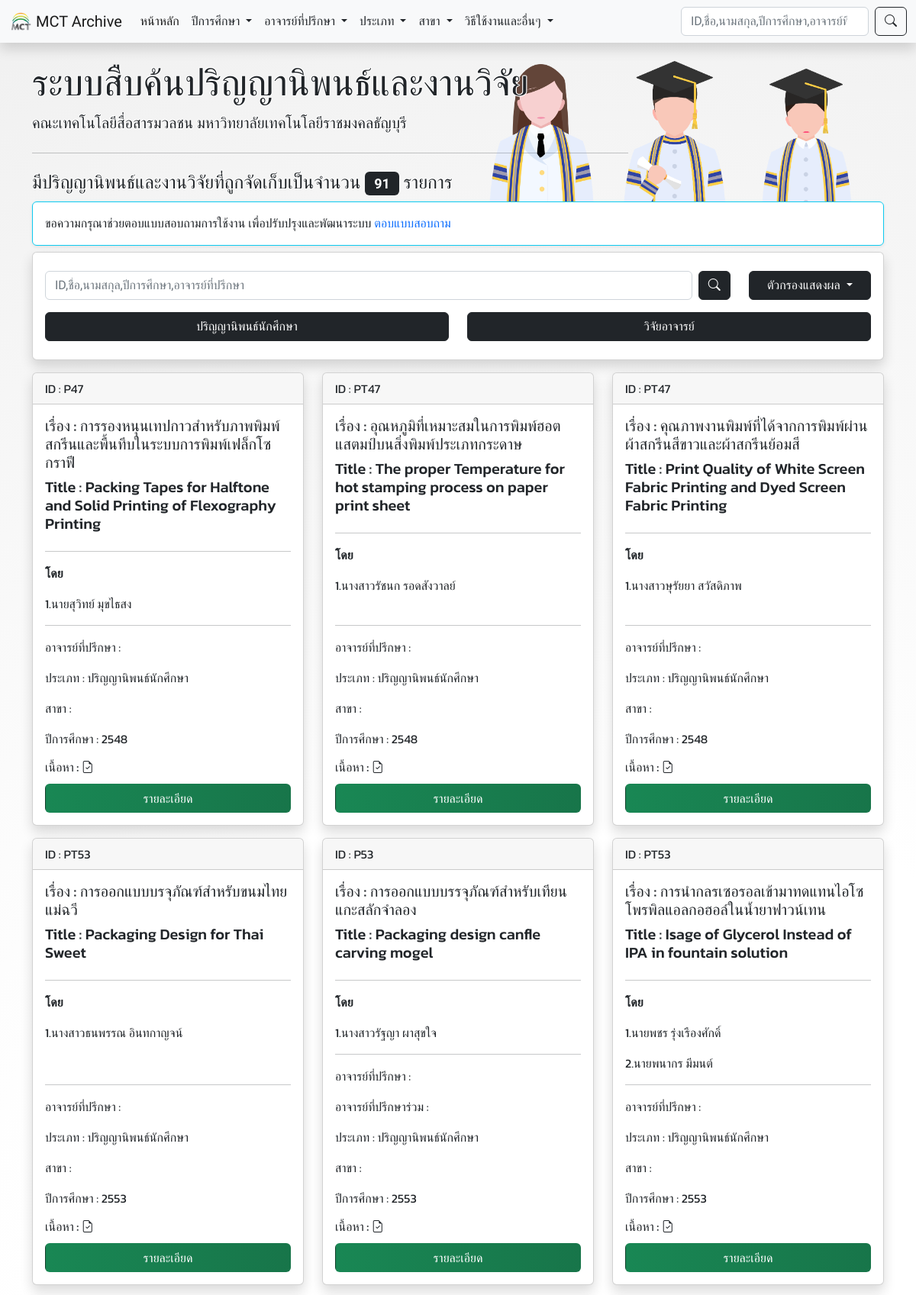
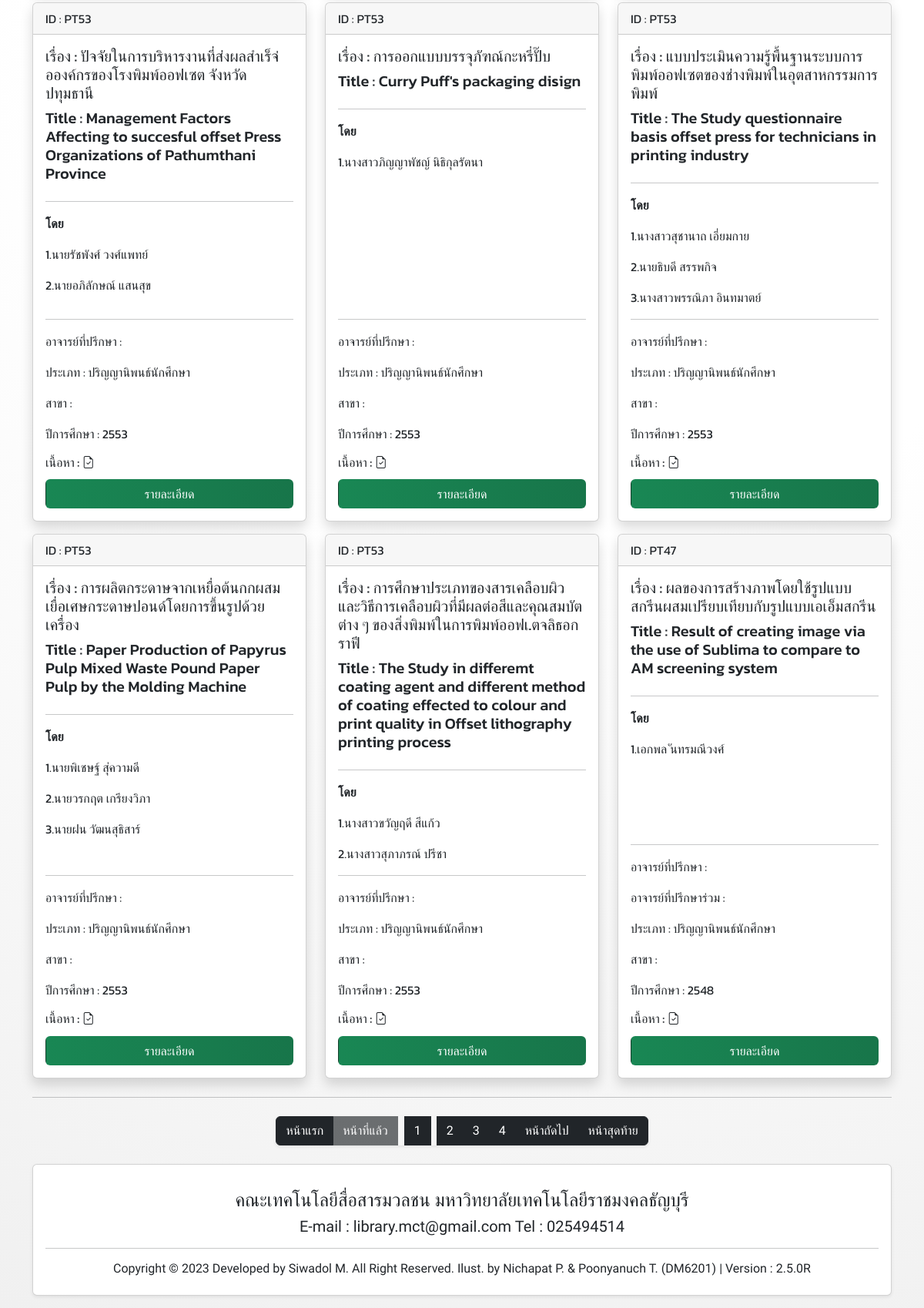
The app's page /, older data (2 pictures, top to bottom).
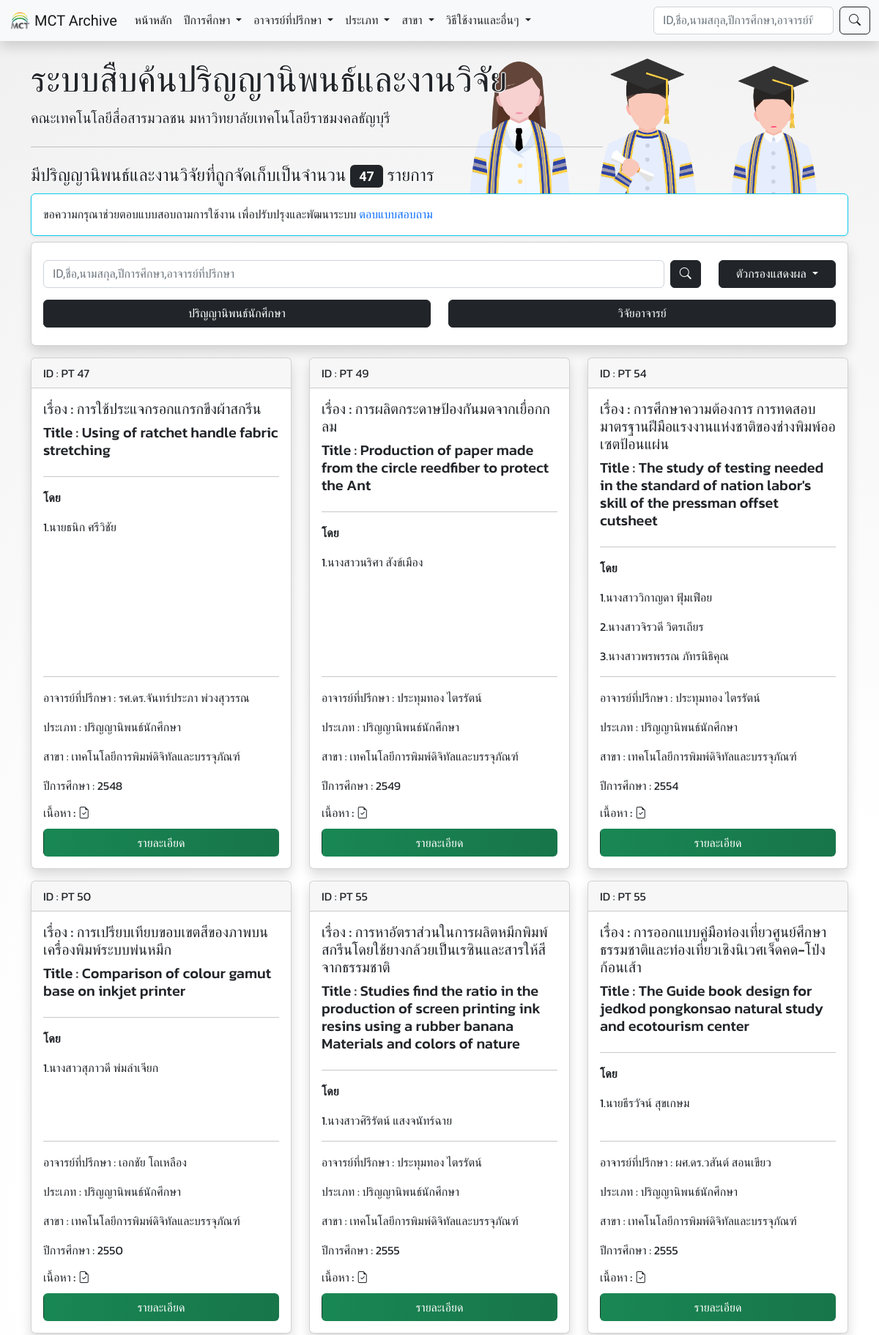
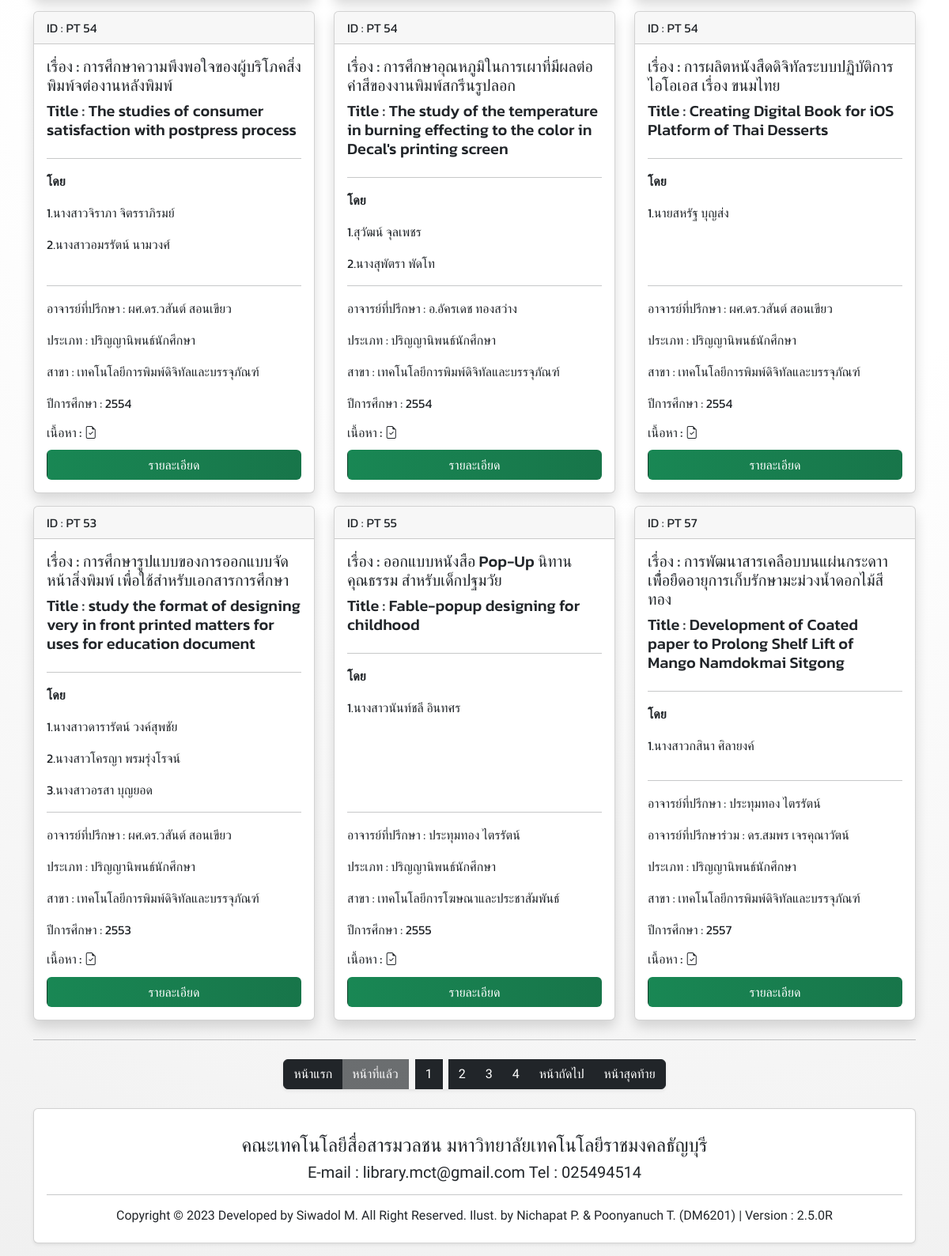
The same page, newer data (2 pictures, top to bottom).
### tables this page shows
CREATE TABLE `mctarchive` (
  `system_id` int(10) NOT NULL COMMENT 'system ref ID of thesis',
  `id` varchar(10) NOT NULL,
  `std1` varchar(100) DEFAULT NULL,
  `std2` varchar(100) DEFAULT NULL,
  `std3` varchar(100) DEFAULT NULL,
  `std4` varchar(100) DEFAULT NULL,
  `std5` varchar(100) DEFAULT NULL,
  `std6` varchar(100) DEFAULT NULL,
  `thainame` varchar(300) DEFAULT NULL,
  `engname` varchar(300) DEFAULT NULL,
  `teacher` int(10) DEFAULT NULL,
  `co_teacher` int(10) DEFAULT NULL,
  `sec` varchar(4) DEFAULT NULL,
  `branch` int(10) DEFAULT NULL,
  `type_doc` varchar(100) NOT NULL,
  `website` int(1) DEFAULT 0,
  `video` varchar(200) DEFAULT NULL,
  `pdf` varchar(200) DEFAULT NULL,
  `fileZip` varchar(100) DEFAULT NULL,
  `audio` varchar(200) DEFAULT NULL,
  `yt_link` varchar(100) DEFAULT NULL,
  `site_url` varchar(100) DEFAULT NULL,
  `add_by` int(10) DEFAULT NULL,
  `add_date` timestamp NOT NULL DEFAULT current_timestamp()
);

CREATE TABLE `teacher` (
  `teacher_id` int(10) NOT NULL,
  `teacherName` varchar(100) NOT NULL,
  `date` date NOT NULL DEFAULT current_timestamp(),
  `branch` int(10) DEFAULT NULL
);

CREATE TABLE `branch` (
  `branch_id` int(10) NOT NULL,
  `branchName` varchar(100) NOT NULL
);

### topiccard.php (the view, shortened to what the changed rows need)
<?php
while($all = mysqli_fetch_array($result_all)) {
  echo '<div class="col-sm-12 col-md-6 col-lg-4 mt-3">';
  echo '<div class="card w-100 h-100 card-font-1 shadow" data-aos="fade-up" data-aos-duration="690">';
  echo '<div class="card-header">';
  echo 'ID : '.$all["id"];
  echo '</div>';
  echo '<div class="card-body d-flex flex-column">';
  echo '<h5 class="card-title">'.'เรื่อง : '.$all["thainame"].'</h5>';
  if (empty($all["engname"] == false)) {
    echo '<h5 class="text-dark">'.'Title : '.$all["engname"].'</h5>';
  } else {echo '<h5 class="card-title">'.'Title : - '.'</h5>';}
  echo '<hr><p class="fw-bold">โดย</p>';
  echo '<p>'.'1.'.$all["std1"].'</p>';
  if (empty($all["std2"] == false)) {
    echo '<p>'.'2.'.$all["std2"].'</p>';
  }
  if (empty($all["std3"] == false)) {
    echo '<p>'.'3.'.$all["std3"].'</p>';
  }
  echo '<hr class="mt-auto">';
  if ($all["type_doc"] == "1") {
    echo '<p class="card-text">อาจารย์ที่ปรึกษา : '.$all["mainTn"].'</p>';
    if(!empty($all["co_teacher"])){
    echo '<p class="card-text">อาจารย์ที่ปรึกษาร่วม : '.$all["coTn"].'</p>';
    }
    echo '<p class="card-text">ประเภท : ปริญญานิพนธ์นักศึกษา</p>';
  }else {
    echo '<p class="card-text">ประเภท : วิจัยอาจารย์</p>';
  }
  echo '<p class="card-text">สาขา : '.$all["branchName"].'</p>';
  echo '<p class="card-text">ปีการศึกษา : '.$all["sec"].'</p>';
  echo '<h6 class="card-text">เนื้อหา : ';
  if (empty($all["pdf"] == false)) {
    echo '<i class="bi bi-file-earmark-check" data-bs-toggle="tooltip" data-bs-placement="top" title="PDF"></i>';
  };
  echo '</h6>';
  echo '<a href="view.php?id='.$all["system_id"].'" class="btn btn_clickToView text-white mt-1">รายละเอียด</a>';
  echo '</div>';
  echo '</div>';
  echo '</div>';
};
 ?>

### index.php (shortened to what the changed rows need)
<?php
$json_data = readSettingJSON2MainPage();
extract($json_data);
?>
<!DOCTYPE html>
<html lang="en" dir="ltr">
  <head>
    <link rel="stylesheet" href="bootstrap5\css\bootstrap.min.css">
    <link rel="stylesheet" href="custom\sicustom.css">
    <link rel="stylesheet" href="custom\loginPage.css">
    <link rel="stylesheet" href="custom\aos.css">
    <link rel="stylesheet" href="https://cdn.jsdelivr.net/npm/bootstrap-icons@1.4.1/font/bootstrap-icons.css">
  </head>
  <body>
 <?php
 include'navbar.php';
 $result = $conn->query("SELECT id FROM mctarchive ORDER BY id");
 $row_cnt = $result->num_rows;
  ?>
   <div class="container">
     <div class="row">
      <div class="col-12">
        <div class="jumbotron jumbotron_site mainjum mainvector mt-4">
  <h2 class="display-5"><?php echo $v_websiteName;?></h2>
  <h4 class="">มีปริญญานิพนธ์และงานวิจัยที่ถูกจัดเก็บเป็นจำนวน <span class="badge bg-dark text-while no-text-outline"> <?php echo "$row_cnt"; ?></span> รายการ</h4>
</div>
      </div>
     </div>
    <div class="row" id="kokodayo" name="kokodayo">
      <?php
      if (isset($_GET["page"]) AND !empty($_GET["page"])) {
        $page_default = intval($_GET["page"]);
      }else {
        $page_default = 1;
      }
      $no_of_records_per_page = 12;
      $offset = ($page_default-1) * $no_of_records_per_page;
      $sql_all = "SELECT * , mT.teacherName AS mainTn , cT.teacherName AS coTn FROM mctarchive
      LEFT JOIN teacher AS mT ON mctarchive.teacher = mT.teacher_id
      LEFT JOIN teacher AS cT ON mctarchive.co_teacher = cT.teacher_id
      LEFT JOIN branch ON mctarchive.branch = branch.branch_id
        ORDER BY add_date DESC LIMIT $offset, $no_of_records_per_page ";
      $result_all = mysqli_query($conn, $sql_all);
      include'topiccard.php';
            ?>
   </div>
  </body>
</html>

Row changes from the older to the newer data that the page shows:
removed mctarchive: id "P47", thainame "การรองหนุนเทปกาวสำหรับภาพพิมพ์สกรีนและพื้นทึบในระบบการพิมพ์เฟล็กโซกราฟี", engname "Packing Tapes for Halftone and Solid Printing of Flexography Printing", std1 "นายสุวิทย์ มุขไธสง", sec "2548"
removed mctarchive: id "PT47", thainame "อุณหภูมิที่เหมาะสมในการพิมพ์ฮอตแสตมป์บนสิ่งพิมพ์ประเภทกระดาษ", engname "The proper Temperature for hot stamping process on paper print sheet", std1 "นางสาวรัชนก รอดสังวาลย์", sec "2548"
removed mctarchive: id "PT47", thainame "คุณภาพงานพิมพ์ที่ได้จากการพิมพ์ผ่านผ้าสกรีนสีขาวและผ้าสกรีนย้อมสี", engname "Print Quality of White Screen Fabric Printing and Dyed Screen Fabric Printing", std1 "นางสาวษุรัยยา สวัสดิภาพ", sec "2548"
removed mctarchive: id "PT53", thainame "การออกแบบบรจุภัณฑ์สำหรับขนมไทยแม่ฉวี", engname "Packaging Design for Thai Sweet", std1 "นางสาวธนพรรณ อินทกาญจน์", sec "2553"
removed mctarchive: id "P53", thainame "การออกแบบบรรจุภัณฑ์สำหรับเทียนแกะสลักจำลอง", engname "Packaging design canfle carving mogel", std1 "นางสาวรัฐญา ผาสุขใจ", sec "2553"
removed mctarchive: id "PT53", thainame "การนำกลรเซอรอลเข้ามาทดแทนไอโซโพรพิลแอลกอฮอล์ในน้ำยาฟาวน์เทน", engname "Isage of Glycerol Instead of IPA in fountain solution", std1 "นายพชร รุ่งเรืองศักดิ์", std2 "นายพนากร มีมนต์", sec "2553"
removed mctarchive: id "PT53", thainame "ปัจจัยในการบริหารงานที่ส่งผลสำเร็จ่อองค์กรของโรงพิมพ์ออฟเซต จังหวัดปทุมธานี", engname "Management Factors Affecting to succesful offset Press Organizations of Pathumthani Province", std1 "นายรัชพังศ์ วงศ์แพทย์", std2 "นายอภิลักษณ์ แสนสุข", sec "2553"
removed mctarchive: id "PT53", thainame "การออกแบบบรรจุภัฑณ์กะหรี่ปั๊บ", engname "Curry Puff's packaging disign", std1 "นางสาวภิญญาพัชญ์ นิธิกุลรัตนา", sec "2553"
removed mctarchive: id "PT53", thainame "แบบประเมินความรู้พื้นฐานระบบการพิมพ์ออฟเซตของช่างพิมพ์ในอุตสาหกรรมการพิมพ์", engname "The Study questionnaire basis offset press for technicians in printing industry", std1 "นางสาวสุชานาถ เอี่ยมกาย", std2 "นายธิบดี สรรพกิจ", std3 "นางสาวพรรณิภา อินทมาตย์", sec "2553"
removed mctarchive: id "PT53", thainame "การผลิตกระดาษจากเหยื่อต้นกกผสมเยื่อเศษกระดาษปอนด์โดยการขึ้นรูปด้วยเครื่อง", engname "Paper Production of Papyrus Pulp Mixed Waste Pound Paper Pulp by the Molding Machine", std1 "นายพิเชษฐ์ สุ่ความดี", std2 "นายวรกฤต เกรียงวิภา", std3 "นายฝน วัฒนสุธิสาร์", sec "2553"
removed mctarchive: id "PT53", thainame "การศึกษาประเภทของสารเคลือบผิวและวิธีการเคลือบผิวที่มีผลต่อสีและคุณสมบัตต่าง ๆ ของสิ่งพิมพ์ในการพิมพ์ออฟเ.ตจลิธอกราฟี", engname "The Study in differemt coating agent and different method of coating effected to colour and print quality in Offset lithography printing process", std1 "นางสาวขวัญฤดี สีแก้ว", std2 "นางสาวสุภาภรณ์ ปรีชา", sec "2553"
removed mctarchive: id "PT47", thainame "ผลของการสร้างภาพโดยใช้รูปแบบสกรีนผสมเปรียบเทียบกับรูปแบบเอเอ็มสกรีน", engname "Result of creating image via the use of Sublima to compare to AM screening system", std1 "เอกพล ันทรมณีวงศ์", sec "2548"
now on this page (row unchanged): mctarchive: id "PT 47", thainame "การใช้ประแจกรอกแกรกขึงผ้าสกรีน", engname "Using of ratchet handle fabric stretching", std1 "นายธนิก ศรีวิชัย", teacher.teacherName "รศ.ดร.จันทร์ประภา พ่วงสุวรรณ", branch.branchName "เทคโนโลยีการพิมพ์ดิจิทัลและบรรจุภัณฑ์", sec "2548"
now on this page (row unchanged): mctarchive: id "PT 49", thainame "การผลิตกระดาษป้องกันมดจากเยื่อกกลม", engname "Production of paper made from the circle reedfiber to protect the Ant", std1 "นางสาวนริศา สังข์เมือง", teacher.teacherName "ประทุมทอง ไตรรัตน์", branch.branchName "เทคโนโลยีการพิมพ์ดิจิทัลและบรรจุภัณฑ์", sec "2549"
now on this page (row unchanged): mctarchive: id "PT 54", thainame "การศึกษาความต้องการ การทดสอบมาตรฐานฝีมือแรงงานแห่งชาติของช่างพิมพ์ออเซตป้อนแผ่น", engname "The study of testing needed in the standard of nation labor's skill of the pressman offset cutsheet", std1 "นางสาววิกาญดา ฟุ้มเฟือย", std2 "นางสาวจิรวดี วิตรเถียร", std3 "นางสาวพรพรรณ ภัทรนิธิคุณ", teacher.teacherName "ประทุมทอง ไตรรัตน์", branch.branchName "เทคโนโลยีการพิมพ์ดิจิทัลและบรรจุภัณฑ์", sec "2554"
now on this page (row unchanged): mctarchive: id "PT 50", thainame "การเปรียบเทียบขอบเขตสีของภาพบนเครื่องพิมพ์ระบบพ่นหมึก", engname "Comparison of colour gamut base on inkjet printer", std1 "นางสาวสุภาวดี พ่มลำเจียก", teacher.teacherName "เอกชัย โถเหลือง", branch.branchName "เทคโนโลยีการพิมพ์ดิจิทัลและบรรจุภัณฑ์", sec "2550"
now on this page (row unchanged): mctarchive: id "PT 55", thainame "การหาอัตราส่วนในการผลิตหมึกพิมพ์สกรีนโดยใช้ยางกล้วยเป็นเรซินและสารให้สีจากธรรมชาติ", engname "Studies find the ratio in the production of screen printing ink resins using a rubber banana Materials and colors of nature", std1 "นางสาวศิริรัตน์ แสงจนัทร์ฉาย", teacher.teacherName "ประทุมทอง ไตรรัตน์", branch.branchName "เทคโนโลยีการพิมพ์ดิจิทัลและบรรจุภัณฑ์", sec "2555"
now on this page (row unchanged): mctarchive: id "PT 55", thainame "การออกแบบคู่มือท่องเที่ยวศูนย์ศึกษาธรรมชาติและท่องเที่ยวเชิงนิเวศเจ็ดคด-โป่งก้อนเส้า", engname "The Guide book design for jedkod pongkonsao natural study and ecotourism center", std1 "นายธีรวัจน์ สุขเกษม", teacher.teacherName "ผศ.ดร.วสันต์ สอนเขียว", branch.branchName "เทคโนโลยีการพิมพ์ดิจิทัลและบรรจุภัณฑ์", sec "2555"
now on this page (row unchanged): mctarchive: id "PT 54", thainame "การศึกษาความพึงพอใจของผู้บริโภคสิ่งพิมพ์จต่องานหลังพิมพ์", engname "The studies of consumer satisfaction with postpress process", std1 "นางสาวจิราภา จิตรราภิรมย์", std2 "นางสาวอมรรัตน์ นามวงศ์", teacher.teacherName "ผศ.ดร.วสันต์ สอนเขียว", branch.branchName "เทคโนโลยีการพิมพ์ดิจิทัลและบรรจุภัณฑ์", sec "2554"
now on this page (row unchanged): mctarchive: id "PT 54", thainame "การศึกษาอุณหภูมิในการเผาที่มีผลต่อค่าสีของงานพิมพ์สกรีนรูปลอก", engname "The study of the temperature in burning effecting to the color in Decal's printing screen", std1 "สุวัฒน์ จุลเพชร", std2 "นางสุพัตรา พัดโท", teacher.teacherName "อ.อัครเดช ทองสว่าง", branch.branchName "เทคโนโลยีการพิมพ์ดิจิทัลและบรรจุภัณฑ์", sec "2554"
now on this page (row unchanged): mctarchive: id "PT 54", thainame "การผลิตหนังสืดดิจิทัลระบบปฏิบัติการไอโอเอส เรื่อง ขนมไทย", engname "Creating Digital Book for iOS Platform of Thai Desserts", std1 "นายสหรัฐ บุญส่ง", teacher.teacherName "ผศ.ดร.วสันต์ สอนเขียว", branch.branchName "เทคโนโลยีการพิมพ์ดิจิทัลและบรรจุภัณฑ์", sec "2554"
now on this page (row unchanged): mctarchive: id "PT 53", thainame "การศึกษารูปแบบของการออกแบบจัดหน้าสิ่งพิมพ์ เพื่อใช้สำหรับเอกสารการศึกษา", engname "study the format of designing very in front printed matters for uses for education document", std1 "นางสาวดารารัตน์ วงค์สุพชัย", std2 "นางสาวโครญา พรมรุ่งโรจน์", std3 "นางสาวอรสา บุญยอด", teacher.teacherName "ผศ.ดร.วสันต์ สอนเขียว", branch.branchName "เทคโนโลยีการพิมพ์ดิจิทัลและบรรจุภัณฑ์", sec "2553"
now on this page (row unchanged): mctarchive: id "PT 55", thainame "ออกแบบหนังสือ Pop-Up นิทานคุณธรรม สำหรับเด็กปฐมวัย", engname "Fable-popup designing for childhood", std1 "นางสาวนันท์ชลี อินทศร", teacher.teacherName "ประทุมทอง ไตรรัตน์", branch.branchName "เทคโนโลยีการโฆษณาและประชาสัมพันธ์", sec "2555"
now on this page (row unchanged): mctarchive: id "PT 57", thainame "การพัฒนาสารเคลือบบนแผ่นกระดาาเพื่้อยืดอายุการเก็บรักษามะม่วงน้ำดอกไม้สีทอง", engname "Development of Coated paper to Prolong Shelf Lift of Mango Namdokmai Sitgong", std1 "นางสาวกสินา ศิลายงค์", teacher.teacherName "ประทุมทอง ไตรรัตน์", co_teacher.teacherName "ดร.สมพร เจรคุณาวัตน์", branch.branchName "เทคโนโลยีการพิมพ์ดิจิทัลและบรรจุภัณฑ์", sec "2557"
Text that changed along with them:
$row_cnt: "91" → "47"
